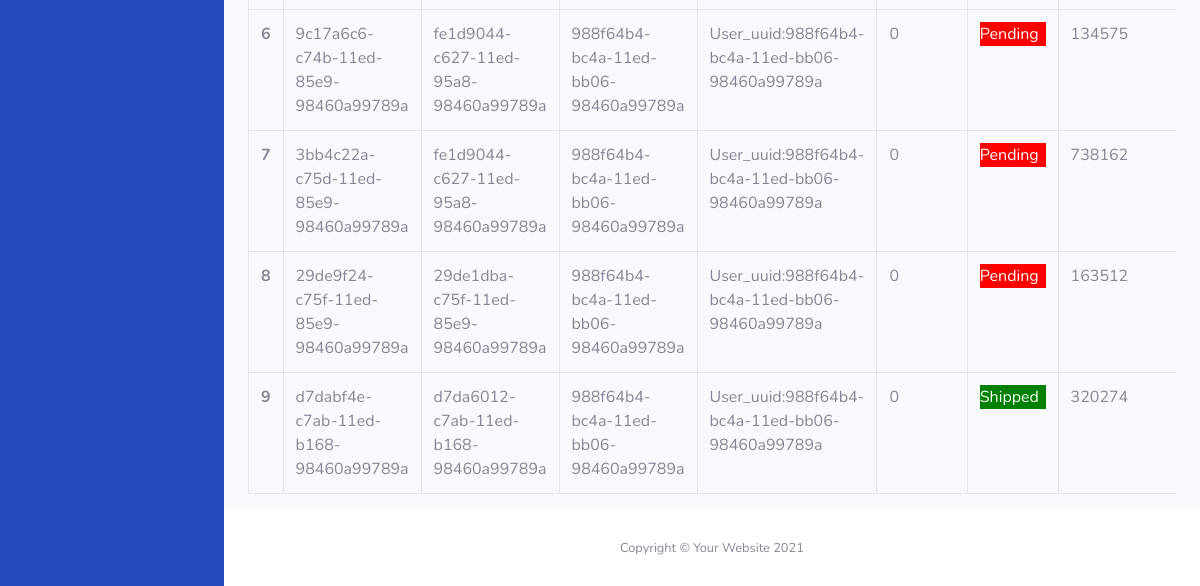
Before: /show-shipping (lower part) with the older database file.
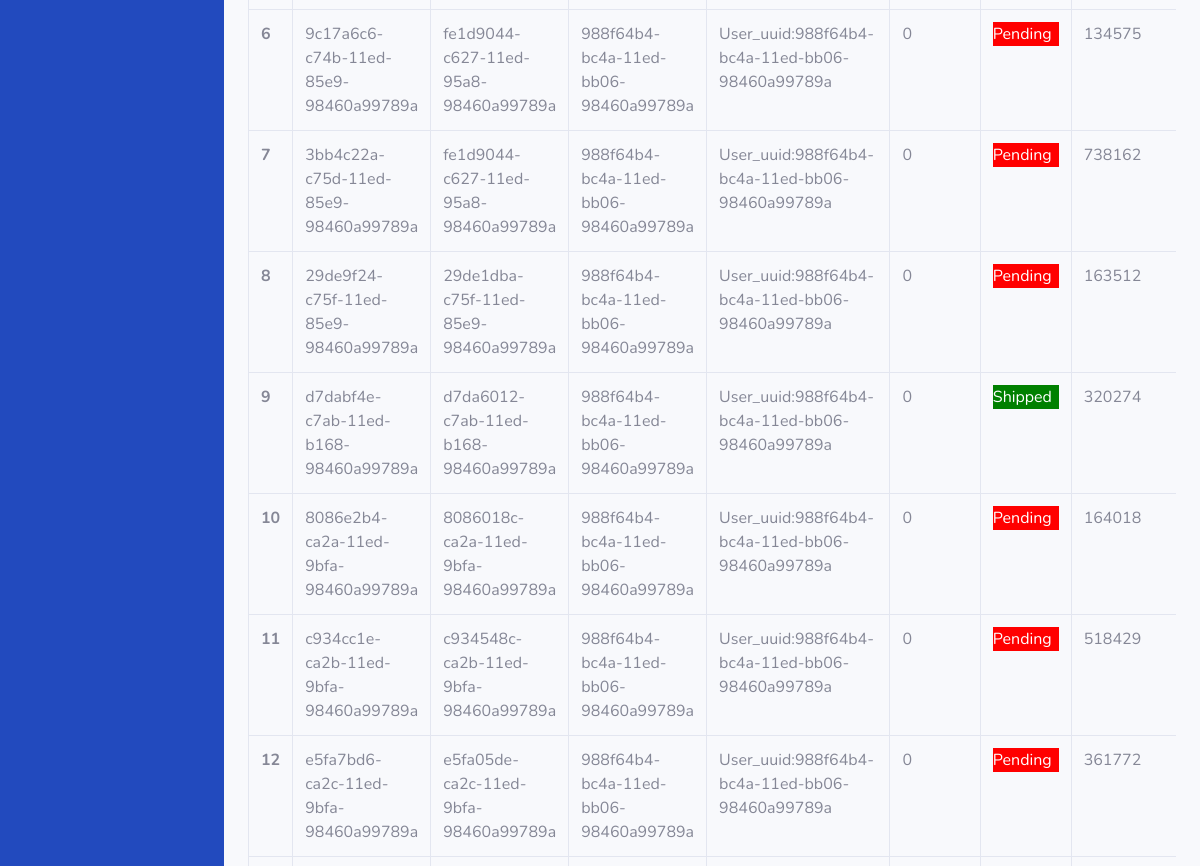
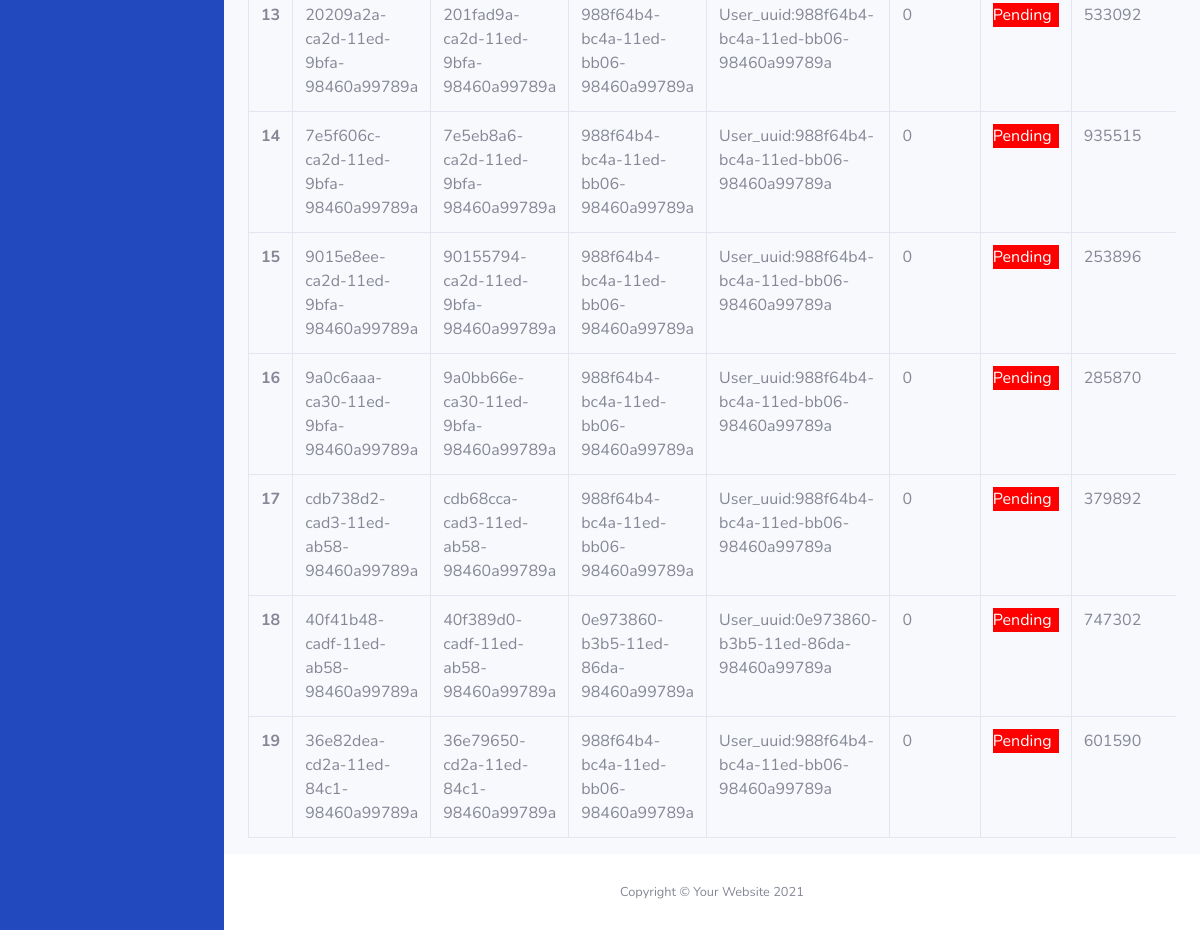
After: the same page with the newer database file (2 pictures, top to bottom).
### tables this page shows
CREATE TABLE `tbl_shipping_orders` (
  `shipping_id` int(11) NOT NULL,
  `shipping_uuid` varchar(255) NOT NULL,
  `order_uuid` varchar(255) NOT NULL,
  `product_uuid` varchar(255) NOT NULL,
  `user_uuid` varchar(255) NOT NULL,
  `payment_id` varchar(255) NOT NULL,
  `payment_mode` varchar(10) NOT NULL,
  `payment_status` int(5) NOT NULL,
  `shipping_status` int(2) NOT NULL COMMENT '0=> Pending\r\n1=> Shipped\r\n2=> Cancelled',
  `transpoter_name` varchar(25) NOT NULL,
  `conformation_code` int(8) NOT NULL,
  `ordered_datetime` datetime(6) NOT NULL,
  `product_json` longtext NOT NULL CHECK (json_valid(`product_json`)),
  `status` int(1) NOT NULL DEFAULT 1
);

### application/controllers/Admin/Admin_Controller.php (called while the page is built, shortened)
<?php
class Admin_Controller extends CI_Controller {
	function __construct() {
		$this->load->helper('url');
        $this->load->model('Admin_model');
	}
	public function show_shipping()
	{
		$data['shipping_info'] = $this->Admin_model->showShippingInfo();
		$this->load->view('admin/header');
		$this->load->view('admin/side_nav');
		$this->load->view('admin/top_nav');
		$this->load->view('admin/show_shipping', $data);
		$this->load->view('admin/footer');
	}
}

### index.php (called while the page is built, shortened)
<?php
require_once BASEPATH.'core/CodeIgniter.php';

### application/models/Admin_model.php (called while the page is built, shortened)
<?php
 class Admin_Model extends CI_Model{
    public function showShippingInfo()
    {
        $query = "SELECT * FROM tbl_shipping_orders WHERE status='1'";
        $q = $this->db->query($query);
        if ($q->num_rows() > 0) {
            return $q->result_array();
        }
        else {
            return NULL;
        }
    }
}

### application/views/admin/show_shipping.php (the view, shortened to what this page needs)
<!DOCTYPE html>
<html lang="en">
<head>
</head>
<body>
    <div class="container-fluid">
    <div class="table-responsive">
    <table class="table table-bordered">
  <tbody>
    <?php
    if(isset($shipping_info)){
        foreach($shipping_info as $row):
            if($row['shipping_status'] == 0){
                $value = '<p style="background:red;color:white;">Pending</p>';
            }else{
                $value = '<p style="background:green;color:white;">Shipped</p>';
            }
           $array = json_decode($row['product_json'], true);
    ?>
    <tr>
      <th scope="row"><?= $row['shipping_id']; ?></th>
      <td><?= $row['shipping_uuid']; ?></td>
      <td><?= $row['order_uuid']; ?></td>
      <td><?= $row['user_uuid']; ?></td>
      <td><?= 'User_uuid:'.$array[0]['user_uuid']; ?></td>
      <td><?= $row['payment_status']; ?></td>
      <td><?= $value; ?></td>
      <td><?= $row['conformation_code']; ?></td>
    </tr>
    <?php
      endforeach;}
    ?>
  </tbody>
</table>
</div>
</div>
</body>
</html>

Changed rows visible on the page:
added tbl_shipping_orders: shipping_id "10", shipping_uuid "8086e2b4-ca2a-11ed-9bfa-98460a99789a", order_uuid "8086018c-ca2a-11ed-9bfa-98460a99789a", user_uuid "988f64b4-bc4a-11ed-bb06-98460a99789a", product_json "988f64b4-bc4a-11ed-bb06-98460a99789a", payment_status "0", shipping_status "Pending", conformation_code "164018"
added tbl_shipping_orders: shipping_id "11", shipping_uuid "c934cc1e-ca2b-11ed-9bfa-98460a99789a", order_uuid "c934548c-ca2b-11ed-9bfa-98460a99789a", user_uuid "988f64b4-bc4a-11ed-bb06-98460a99789a", product_json "988f64b4-bc4a-11ed-bb06-98460a99789a", payment_status "0", shipping_status "Pending", conformation_code "518429"
added tbl_shipping_orders: shipping_id "12", shipping_uuid "e5fa7bd6-ca2c-11ed-9bfa-98460a99789a", order_uuid "e5fa05de-ca2c-11ed-9bfa-98460a99789a", user_uuid "988f64b4-bc4a-11ed-bb06-98460a99789a", product_json "988f64b4-bc4a-11ed-bb06-98460a99789a", payment_status "0", shipping_status "Pending", conformation_code "361772"
added tbl_shipping_orders: shipping_id "13", shipping_uuid "20209a2a-ca2d-11ed-9bfa-98460a99789a", order_uuid "201fad9a-ca2d-11ed-9bfa-98460a99789a", user_uuid "988f64b4-bc4a-11ed-bb06-98460a99789a", product_json "988f64b4-bc4a-11ed-bb06-98460a99789a", payment_status "0", shipping_status "Pending", conformation_code "533092"
added tbl_shipping_orders: shipping_id "14", shipping_uuid "7e5f606c-ca2d-11ed-9bfa-98460a99789a", order_uuid "7e5eb8a6-ca2d-11ed-9bfa-98460a99789a", user_uuid "988f64b4-bc4a-11ed-bb06-98460a99789a", product_json "988f64b4-bc4a-11ed-bb06-98460a99789a", payment_status "0", shipping_status "Pending", conformation_code "935515"
added tbl_shipping_orders: shipping_id "15", shipping_uuid "9015e8ee-ca2d-11ed-9bfa-98460a99789a", order_uuid "90155794-ca2d-11ed-9bfa-98460a99789a", user_uuid "988f64b4-bc4a-11ed-bb06-98460a99789a", payment_status "0", shipping_status "Pending", conformation_code "253896"
added tbl_shipping_orders: shipping_id "16", shipping_uuid "9a0c6aaa-ca30-11ed-9bfa-98460a99789a", order_uuid "9a0bb66e-ca30-11ed-9bfa-98460a99789a", user_uuid "988f64b4-bc4a-11ed-bb06-98460a99789a", payment_status "0", shipping_status "Pending", conformation_code "285870"
added tbl_shipping_orders: shipping_id "17", shipping_uuid "cdb738d2-cad3-11ed-ab58-98460a99789a", order_uuid "cdb68cca-cad3-11ed-ab58-98460a99789a", user_uuid "988f64b4-bc4a-11ed-bb06-98460a99789a", payment_status "0", shipping_status "Pending", conformation_code "379892"
added tbl_shipping_orders: shipping_id "18", shipping_uuid "40f41b48-cadf-11ed-ab58-98460a99789a", order_uuid "40f389d0-cadf-11ed-ab58-98460a99789a", user_uuid "0e973860-b3b5-11ed-86da-98460a99789a", payment_status "0", shipping_status "Pending", conformation_code "747302"
added tbl_shipping_orders: shipping_id "19", shipping_uuid "36e82dea-cd2a-11ed-84c1-98460a99789a", order_uuid "36e79650-cd2a-11ed-84c1-98460a99789a", user_uuid "988f64b4-bc4a-11ed-bb06-98460a99789a", payment_status "0", shipping_status "Pending", conformation_code "601590"
